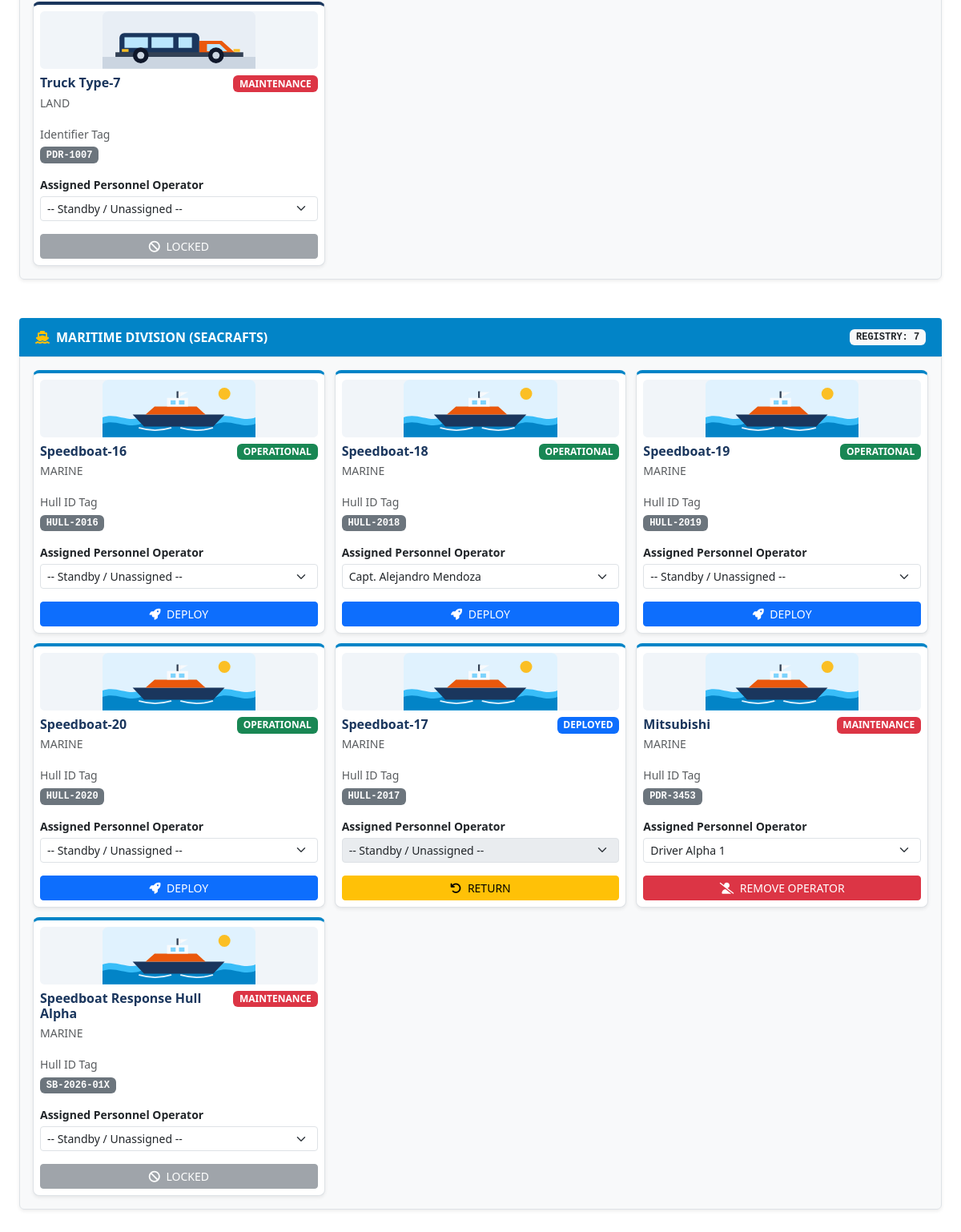
The app's page /logistics/ (signed in, lower part), older data.
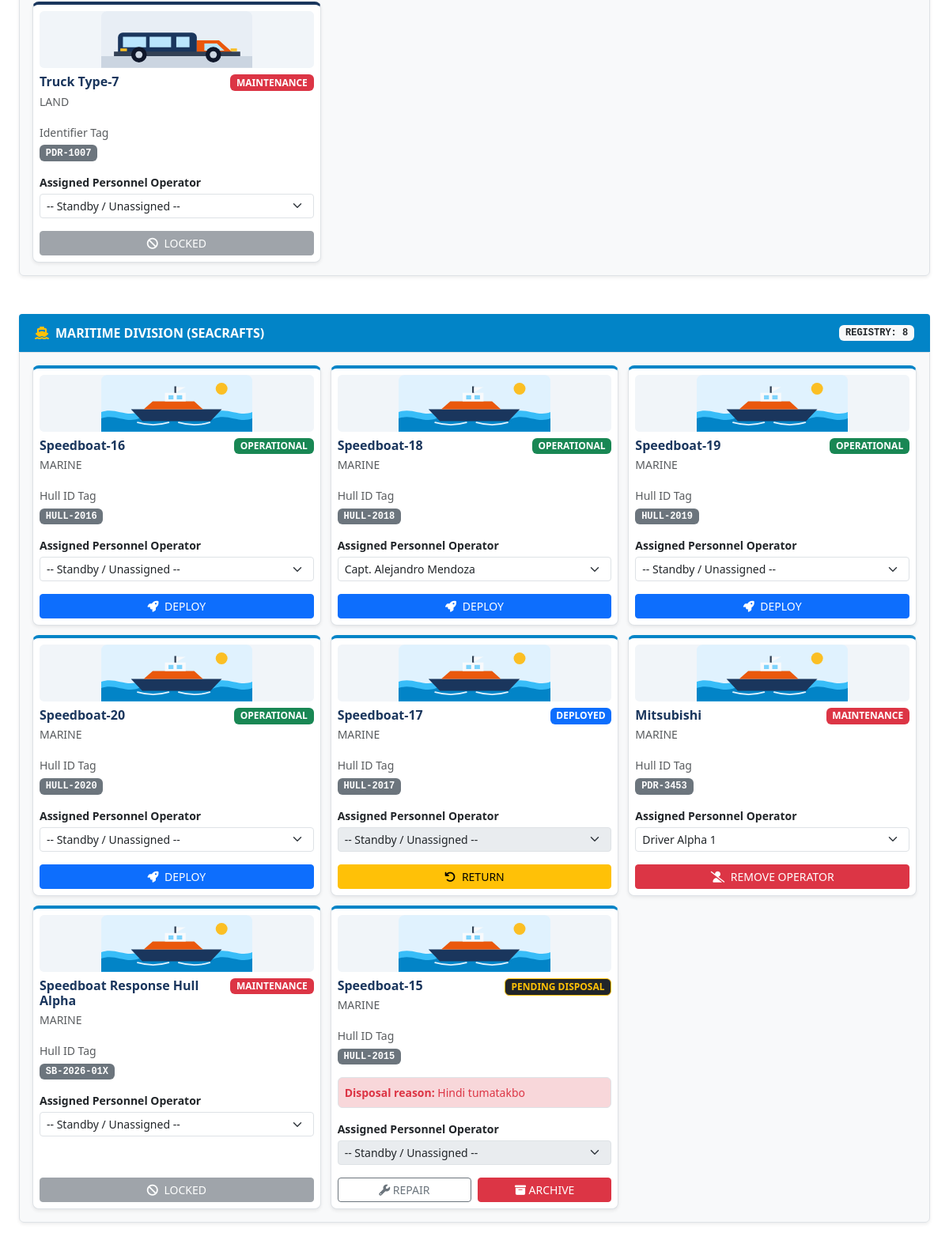
The same page, newer data.
### fleet/models.py (models this page shows, shortened)
class Vehicle(models.Model):
    STATUS_CHOICES = [
        ('OPERATIONAL', 'Operational'),
        ('MAINTENANCE', 'Maintenance'),
        ('DEPLOYED', 'Deployed'),
    ]
    model_name = models.CharField(max_length=100)
    plate_number = models.CharField(max_length=50, unique=True)
    vehicle_type = models.ForeignKey(VehicleType, on_delete=models.CASCADE)
    status = models.CharField(
        max_length=50,
        choices=STATUS_CHOICES,
        default='OPERATIONAL'
    )
    assigned_driver = models.ForeignKey(
        Driver,
        on_delete=models.SET_NULL,
        null=True,
        blank=True,
        related_name='vehicles'
    )

class VehicleType(models.Model):
    name = models.CharField(max_length=50, unique=True)

class Driver(models.Model):
    name = models.CharField(max_length=100, unique=True)
    license_number = models.CharField(max_length=50, blank=True, null=True)
    phone_number = models.CharField(max_length=20, blank=True, null=True)
    is_active = models.BooleanField(default=True)

### fleet/views.py (the view, shortened to what this page needs)
# urls.py: path('logistics/', views.logistics_dashboard, name='logistics_dashboard'),
@login_required
def logistics_dashboard(request):
    user = request.user
    if not check_user_role(user, 'Logistics Officers', ['logistics', 'log', 'depot', 'fleet']):
        messages.error(request, "Access restricted to Logistics Depot management accounts.")
        return redirect('homepage')
    deployed_driver_ids = Vehicle.objects.filter(
        status='DEPLOYED',
        assigned_driver__isnull=False
    ).values_list('assigned_driver_id', flat=True)
    base_available_drivers = Driver.objects.filter(is_active=True).exclude(id__in=deployed_driver_ids)
    available_sea_drivers = base_available_drivers.filter(license_number__startswith="MAR-")
    available_land_drivers = base_available_drivers.exclude(license_number__startswith="MAR-")
    all_vehicles = Vehicle.objects.all().select_related('vehicle_type', 'assigned_driver')
    status_order = Case(
        When(status='OPERATIONAL', then=Value(1)),
        When(status='DEPLOYED', then=Value(2)),
        When(status='MAINTENANCE', then=Value(3)),
        When(status='PENDING_DISPOSAL', then=Value(4)),
        default=Value(5),
        output_field=IntegerField(),
    )
    land_vehicles = all_vehicles.exclude(
        vehicle_type__name__iexact='MARINE'
    ).exclude(
        status='ARCHIVED'
    ).order_by(status_order, 'model_name')
    sea_crafts = all_vehicles.filter(
        vehicle_type__name__iexact='MARINE'
    ).exclude(
        status='ARCHIVED'
    ).order_by(status_order, 'model_name')
    pending_disposals = all_vehicles.filter(status='PENDING_DISPOSAL')
    land_vehicles = add_disposal_reasons(land_vehicles)
    sea_crafts = add_disposal_reasons(sea_crafts)
    types = VehicleType.objects.all()
    context = {
        'land_vehicles': land_vehicles,
        'sea_crafts': sea_crafts,
        'types': types,
        'drivers': base_available_drivers, # Preserved to avoid breaking general references
        'land_drivers': available_land_drivers, # Added for clean segregation in land tables
        'sea_drivers': available_sea_drivers,   # Added for mirrored MAR- filter validation in marine tables
        'pending_disposals': pending_disposals,
    }
    return render(request, 'fleet/logistics_dashboard.html', context)

### fleet/views.py (called while the page is built, shortened)
def check_user_role(user, group_name, keywords):
    if user.is_superuser:
        return True

### fleet/templates/fleet/logistics_dashboard.html (shortened to what the changed rows need)
{% load static %}
<!DOCTYPE html>
<html lang="en">
<head>
    <link href="https://cdn.jsdelivr.net/npm/bootstrap@5.3.0/dist/css/bootstrap.min.css" rel="stylesheet">
    <link rel="stylesheet" href="https://cdnjs.cloudflare.com/ajax/libs/font-awesome/6.4.0/css/all.min.css">
</head>
<body>
    <div class="container-fluid px-4">
        <div class="card shadow-sm border-0 mb-5">
            <div class="card-body border bg-light rounded-bottom">
                <div class="asset-grid">
                    {% for vehicle in land_vehicles %}
                    <article class="asset-card shadow-sm">
                        <div class="p-2 d-flex flex-column h-100">
                            <img src="{% static 'fleet/images/land-vehicle.svg' %}" alt="Land vehicle" class="asset-card-image mb-2">
                            <div class="d-flex justify-content-between align-items-start gap-2 mb-3">
                                <div>
                                    <h5 class="fs-6 fw-bold mb-1" style="color: #1A365D;">{{ vehicle.model_name }}</h5>
                                    <div class="text-muted small">{{ vehicle.vehicle_type.name }}</div>
                                </div>
                                {% if vehicle.status == 'DEPLOYED' %}
                                    <span class="badge bg-primary">DEPLOYED</span>
                                {% elif vehicle.status == 'MAINTENANCE' %}
                                    <span class="badge bg-danger">MAINTENANCE</span>
                                {% elif vehicle.status == 'PENDING_DISPOSAL' %}
                                    <span class="badge bg-dark border border-warning text-warning">PENDING DISPOSAL</span>
                                {% else %}
                                    <span class="badge bg-success">OPERATIONAL</span>
                                {% endif %}
                            </div>
                            <div class="mb-3">
                                <span class="small text-muted">Identifier Tag</span>
                                <div><span class="badge bg-secondary font-monospace">{{ vehicle.plate_number }}</span></div>
                            </div>
                            <label for="land-driver-{{ vehicle.id }}" class="form-label small fw-semibold mb-1">Assigned Personnel Operator</label>
                            <form id="assign-form-{{ vehicle.id }}" action="{% url 'dashboard_portal:logistics_dashboard' %}" method="post" class="d-flex gap-2 mb-3">
                                <select id="land-driver-{{ vehicle.id }}" name="driver_id" class="form-select form-select-sm land-operator-select"
                                        {% if vehicle.status == 'DEPLOYED' or vehicle.status == 'PENDING_DISPOSAL' %}disabled{% endif %}>
                                    <option value="">-- Standby / Unassigned --</option>
                                </select>
                            </form>
                            <div class="mt-auto">
                                {% if vehicle.status == 'OPERATIONAL' %}
                                    <form action="{% url 'dashboard_portal:logistics_dashboard' %}" method="post" class="m-0">
                                        {% csrf_token %}
                                        <input type="hidden" name="vehicle_id" value="{{ vehicle.id }}">
                                        <input type="hidden" name="action" value="deploy_vehicle">
                                        <button type="submit" class="btn btn-sm btn-primary w-100"><i class="fa-solid fa-rocket me-1"></i> DEPLOY</button>
                                    </form>
                                {% elif vehicle.status == 'DEPLOYED' %}
                                    <form action="{% url 'dashboard_portal:logistics_dashboard' %}" method="post" class="m-0">
                                        {% csrf_token %}
                                        <input type="hidden" name="vehicle_id" value="{{ vehicle.id }}">
                                        <input type="hidden" name="action" value="return_vehicle">
                                        <button type="submit" class="btn btn-sm btn-warning w-100"><i class="fa-solid fa-arrow-rotate-left me-1"></i> RETURN</button>
                                    </form>
                                {% else %}
                                    <button type="button" class="btn btn-sm btn-secondary w-100" disabled><i class="fa-solid fa-ban me-1"></i> LOCKED</button>
                                {% endif %}
                            </div>
                        </div>
                    </article>
                    {% empty %}
                    <div class="asset-grid-empty text-center py-4 text-muted fw-semibold">No land operations fleet assets registered in system mapping rows.</div>
                    {% endfor %}
                </div>
            </div>
        </div>
        <div class="card shadow-sm border-0 mb-5">
            <div class="panel-header-custom d-flex justify-content-between align-items-center" style="background-color: #0284C7;">
                <span><i class="fa-solid fa-ship me-2 text-warning"></i>MARITIME DIVISION (SEACRAFTS)</span>
                <span class="badge bg-light text-dark font-monospace">REGISTRY: {{ sea_crafts.count }}</span>
            </div>
            <div class="card-body border bg-light rounded-bottom">
                <div class="asset-grid">
                    {% for craft in sea_crafts %}
                    <article class="asset-card asset-card-maritime shadow-sm">
                        <div class="p-2 d-flex flex-column h-100">
                            <img src="{% static 'fleet/images/seacraft.svg' %}" alt="Seacraft" class="asset-card-image mb-2">
                            <div class="d-flex justify-content-between align-items-start gap-2 mb-3">
                                <div>
                                    <h5 class="fs-6 fw-bold mb-1" style="color: #1A365D;">{{ craft.model_name }}</h5>
                                    <div class="text-muted small">{{ craft.vehicle_type.name }}</div>
                                </div>
                                {% if craft.status == 'DEPLOYED' %}
                                    <span class="badge bg-primary">DEPLOYED</span>
                                {% elif craft.status == 'MAINTENANCE' %}
                                    <span class="badge bg-danger">MAINTENANCE</span>
                                {% elif craft.status == 'PENDING_DISPOSAL' %}
                                    <span class="badge bg-dark border border-warning text-warning">PENDING DISPOSAL</span>
                                {% else %}
                                    <span class="badge bg-success">OPERATIONAL</span>
                                {% endif %}
                            </div>
                            <div class="mb-3">
                                <span class="small text-muted">Hull ID Tag</span>
                                <div><span class="badge bg-secondary font-monospace">{{ craft.plate_number }}</span></div>
                            </div>
                            {% if craft.status == 'PENDING_DISPOSAL' %}
                            <div class="small text-danger border rounded bg-danger-subtle p-2 mb-3">
                                <strong>Disposal reason:</strong>
                                {{ craft.disposal_reason|default:"No reason recorded." }}
                            </div>
                            {% endif %}
                            <label for="sea-driver-{{ craft.id }}" class="form-label small fw-semibold mb-1">Assigned Personnel Operator</label>
                            <form action="{% url 'dashboard_portal:logistics_dashboard' %}" method="post" class="d-flex gap-2 mb-3">
                                <select id="sea-driver-{{ craft.id }}" name="driver_id" class="form-select form-select-sm sea-operator-select"
                                        {% if craft.status == 'DEPLOYED' or craft.status == 'PENDING_DISPOSAL' %}disabled{% endif %}>
                                    <option value="">-- Standby / Unassigned --</option>
                                    {% if craft.assigned_driver %}
                                        <option value="{{ craft.assigned_driver.id }}" selected>
                                            {{ craft.assigned_driver.name }} {% if craft.status == 'DEPLOYED' %}(In Field){% endif %}
                                        </option>
                                    {% endif %}
                                </select>
                            </form>
                            <div class="mt-auto">
                                {% if craft.status == 'OPERATIONAL' %}
                                    <form action="{% url 'dashboard_portal:logistics_dashboard' %}" method="post" class="m-0">
                                        <button type="submit" class="btn btn-sm btn-primary w-100"><i class="fa-solid fa-rocket me-1"></i> DEPLOY</button>
                                    </form>
                                {% elif craft.status == 'DEPLOYED' %}
                                    <form action="{% url 'dashboard_portal:logistics_dashboard' %}" method="post" class="m-0">
                                        <button type="submit" class="btn btn-sm btn-warning w-100"><i class="fa-solid fa-arrow-rotate-left me-1"></i> RETURN</button>
                                    </form>
                                {% elif craft.status == 'MAINTENANCE' and craft.assigned_driver %}
                                    <form action="{% url 'dashboard_portal:logistics_dashboard' %}" method="post" class="m-0">
                                        <button type="submit" class="btn btn-sm btn-danger w-100"><i class="fa-solid fa-user-slash me-1"></i> REMOVE OPERATOR</button>
                                    </form>
                                {% elif craft.status == 'PENDING_DISPOSAL' %}
                                    <div class="d-flex gap-2">
                                        <form action="{% url 'dashboard_portal:logistics_dashboard' %}" method="post" class="m-0 w-50">
                                            <button type="submit" class="btn btn-sm btn-outline-secondary w-100" title="Decline and return to maintenance"><i class="fa-solid fa-wrench"></i> REPAIR</button>
                                        </form>
                                        <form action="{% url 'dashboard_portal:logistics_dashboard' %}" method="post" class="m-0 w-50">
                                            <button type="submit" class="btn btn-sm btn-danger w-100" title="Archive asset"><i class="fa-solid fa-box-archive"></i> ARCHIVE</button>
                                        </form>
                                    </div>
                                {% else %}
                                    <button type="button" class="btn btn-sm btn-secondary w-100" disabled><i class="fa-solid fa-ban me-1"></i> LOCKED</button>
                                {% endif %}
                            </div>
                        </div>
                    </article>
                    {% empty %}
                    <div class="asset-grid-empty text-center py-4 text-muted fw-semibold">No marine operations fleet assets registered in system mapping rows.</div>
                    {% endfor %}
                </div>
            </div>
        </div>
    </div>
</body>
</html>

Row changes from the older to the newer data that the page shows:
now on this page (row edited): Vehicle: model_name "Speedboat-15", vehicle_type.name "MARINE", shows "PENDING DISPOSAL", plate_number "HULL-2015", disposal_reason "Hindi tumatakbo"
Text that changed along with them:
{{ sea_crafts.count }}: "7" → "8"
